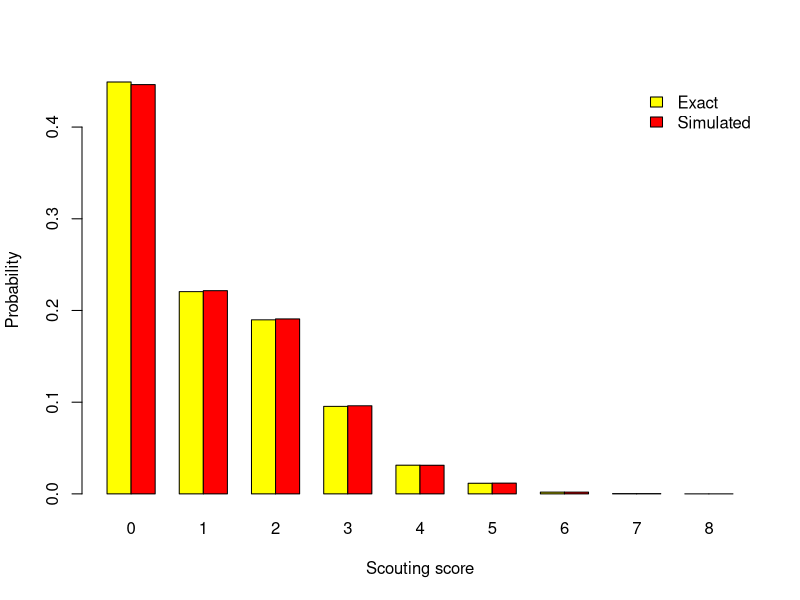

Recreate this plot in R.
## ---- chunk 1
#| label: exact-pmf

scores <- 0:8
coin <- c(1/3, 2/3)
die <- (1:4) / 10

exact_paths <- function(adaptive = TRUE) {
  rows <- list()

  for (c in 0:1) {
    for (d in 1:4) {
      n <- 2 * d
      first_counts <- 0:min(4, n)
      first_prob <- dhyper(first_counts, m = 4, n = 48, k = n)

      for (a in first_counts) {
        # The reference rule averages over an independent budget count j.
        budget_counts <- if (adaptive) a else first_counts

        for (j in budget_counts) {
          m <- 2 + 2 * c + 2 * j
          b <- 0:min(4 - a, m)
          budget_prob <- if (adaptive) 1 else first_prob[j + 1L]

          # The actual first hand always determines the remaining deck.
          second_prob <- dhyper(b, m = 4 - a, n = 48 - n + a, k = m)
          weight <- coin[c + 1L] * die[d] * first_prob[a + 1L] * budget_prob

          rows[[length(rows) + 1L]] <- data.frame(
            n = n, m = m, a = a, b = b,
            score = a + 2 * b, p = weight * second_prob
          )
        }
      }
    }
  }

  do.call(rbind, rows)
}

pmf_from_paths <- function(paths) {
  vapply(scores, function(x) sum(paths$p[paths$score == x]), numeric(1))
}

paths <- exact_paths()
pmf <- pmf_from_paths(paths)
stopifnot(abs(sum(pmf) - 1) < 1e-12)

# Verify the score-eight entry with the separate counting formula.
n_by_die <- 2 * (1:4)
p_blank <- choose(48, n_by_die) / choose(52, n_by_die)
p_eight <- coin[2] * sum(die * p_blank / choose(52 - n_by_die, 4))
stopifnot(abs(pmf[scores == 8] - p_eight) < 1e-12)

knitr::kable(
  data.frame(Score = scores, Probability = pmf),
  digits = 8
)
## ---- chunk 2
#| label: events-and-moments

event_prob <- c(
  coin_bonus = coin[2],
  first_pass_at_least_six = sum(die[3:4]),
  second_pass_at_least_four = sum(paths$p[paths$m >= 4]),
  recovery_after_blank = sum(paths$p[paths$a == 0 & paths$b >= 1]),
  score_at_least_five = sum(pmf[scores >= 5])
)

knitr::kable(data.frame(
  Event = names(event_prob),
  Probability = unname(event_prob)
), digits = 6)

mu <- sum(scores * pmf)
ex2 <- sum(scores^2 * pmf)
sigma2 <- ex2 - mu^2

round(c(mean = mu, second_moment = ex2, variance = sigma2), 6)
## ---- chunk 3
#| label: simulate-adaptive

one_trial <- function() {
  coin_flip <- rbinom(1, size = 1, prob = coin[2])
  die_roll <- sample.int(4, size = 1, prob = die)
  n <- 2 * die_roll
  deck <- sample.int(52)

  a <- sum(deck[seq_len(n)] <= 4)
  m <- 2 + 2 * coin_flip + 2 * a
  b <- sum(deck[n + seq_len(m)] <= 4)

  a + 2 * b
}

set.seed(3402026)
trials <- 100000L
observed <- replicate(trials, one_trial())

# Add 1 because tabulate starts at bin 1, but scores start at 0.
sim_pmf <- tabulate(observed + 1L, nbins = length(scores)) / trials

knitr::kable(data.frame(
  Score = scores,
  Exact = pmf,
  Simulated = sim_pmf
), digits = 8)

round(c(
  exact_mean = mu,
  simulated_mean = mean(observed),
  exact_probability_5_or_more = sum(pmf[scores >= 5]),
  simulated_probability_5_or_more = mean(observed >= 5)
), 6)
## ---- chunk 4
#| label: reference-simulation

one_reference_trial <- function() {
  coin_flip <- rbinom(1, size = 1, prob = coin[2])
  die_roll <- sample.int(4, size = 1, prob = die)
  n <- 2 * die_roll
  deck <- sample.int(52)

  # The actual first hand determines the score and the remaining deck.
  a <- sum(deck[seq_len(n)] <= 4)

  # A separate hand sets the draw size only.
  a_ref <- sum(sample.int(52, size = n) <= 4)
  m_ref <- 2 + 2 * coin_flip + 2 * a_ref
  b_ref <- sum(deck[n + seq_len(m_ref)] <= 4)

  a + 2 * b_ref
}

set.seed(3402027)
ref_observed <- replicate(trials, one_reference_trial())

ref_paths <- exact_paths(adaptive = FALSE)
ref_pmf <- pmf_from_paths(ref_paths)

stopifnot(abs(sum(ref_pmf) - 1) < 1e-12)

# Check that both rules use the same expected number of cards.
expected_draws <- function(z) sum((z$n + z$m) * z$p)
stopifnot(abs(expected_draws(paths) - expected_draws(ref_paths)) < 1e-12)

comparison <- data.frame(
  Rule = c("Adaptive", "Reference"),
  `Exact mean` = c(mu, sum(scores * ref_pmf)),
  `Simulated mean` = c(mean(observed), mean(ref_observed)),
  `Exact 5+ (%)` = 100 * c(sum(pmf[scores >= 5]),
                          sum(ref_pmf[scores >= 5])),
  `Simulated 5+ (%)` = 100 * c(mean(observed >= 5),
                              mean(ref_observed >= 5)),
  check.names = FALSE
)

knitr::kable(comparison, digits = 5, format.args = list(nsmall = 5))
## ---- chunk 5
#| label: simulate-adaptive

one_trial <- function() {
  coin_flip <- rbinom(1, size = 1, prob = coin[2])
  die_roll <- sample.int(4, size = 1, prob = die)
  n <- 2 * die_roll

  # Shuffle all 52 cards; cards 1 through 4 are aces.
  deck <- sample.int(52)
  a <- sum(deck[seq_len(n)] <= 4)

  m <- 2 + 2 * coin_flip + 2 * a

  # Start after the first n cards to avoid drawing any card twice.
  b <- sum(deck[n + seq_len(m)] <= 4)

  a + 2 * b
}

set.seed(3402026)
trials <- 100000L
observed <- replicate(trials, one_trial())

# Add 1 because tabulate starts at bin 1, while scores start at 0.
sim_pmf <- tabulate(observed + 1L, nbins = length(scores)) / trials

stopifnot(
  all(observed %in% scores),
  abs(sum(sim_pmf) - 1) < 1e-12
)

knitr::kable(data.frame(
  Score = scores,
  Exact = pmf,
  Simulated = sim_pmf
), digits = 8)
## ---- chunk 6
#| label: simulation-summary

summary_table <- data.frame(
  Quantity = c("Mean score", "Variance", "Probability of scoring at least five"),
  Exact = c(mu, sigma2, sum(pmf[scores >= 5])),
  Simulated = c(mean(observed), var(observed), mean(observed >= 5))
)

knitr::kable(
  summary_table,
  digits = 6,
  format.args = list(nsmall = 6)
)
## ---- chunk 7
#| label: fig-score-comparison
#| fig-cap: "Exact and simulated probabilities for the adaptive scouting score."

barplot(
  rbind(pmf, sim_pmf),
  beside = TRUE,
  names.arg = scores,
  col = c("yellow", "red"),
  xlab = "Scouting score",
  ylab = "Probability",
  legend.text = c("Exact", "Simulated"),
  args.legend = list(x = "topright", bty = "n")
)
## ---- chunk 8
#| label: reference-simulation

one_reference_trial <- function() {
  coin_flip <- rbinom(1, size = 1, prob = coin[2])
  die_roll <- sample.int(4, size = 1, prob = die)
  n <- 2 * die_roll
  deck <- sample.int(52)

  # The actual first hand determines the score and remaining deck.
  a <- sum(deck[seq_len(n)] <= 4)

  # This independent hand sets the reference budget only.
  a_ref <- sum(sample.int(52, size = n) <= 4)
  m_ref <- 2 + 2 * coin_flip + 2 * a_ref
  b_ref <- sum(deck[n + seq_len(m_ref)] <= 4)

  a + 2 * b_ref
}

set.seed(3402027)
ref_observed <- replicate(trials, one_reference_trial())

# Calculate the exact reference distribution using the Section 2 function.
ref_paths <- exact_paths(adaptive = FALSE)
ref_pmf <- pmf_from_paths(ref_paths)
stopifnot(abs(sum(ref_pmf) - 1) < 1e-12)

# Check that both rules use the same expected total number of cards.
expected_draws <- function(z) sum((z$n + z$m) * z$p)
stopifnot(
  abs(expected_draws(paths) - expected_draws(ref_paths)) < 1e-12
)

comparison <- data.frame(
  Rule = c("Adaptive", "Reference"),
  `Exact mean` = c(mu, sum(scores * ref_pmf)),
  `Simulated mean` = c(mean(observed), mean(ref_observed)),
  `Exact 5+ (%)` = 100 * c(
    sum(pmf[scores >= 5]),
    sum(ref_pmf[scores >= 5])
  ),
  `Simulated 5+ (%)` = 100 * c(
    mean(observed >= 5),
    mean(ref_observed >= 5)
  ),
  check.names = FALSE
)

knitr::kable(
  comparison,
  digits = 5,
  format.args = list(nsmall = 5)
)
